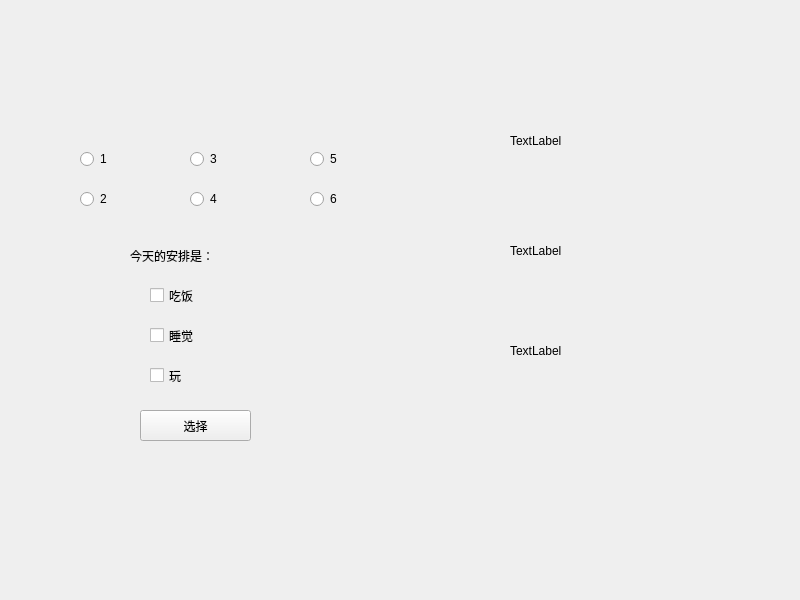
<?xml version="1.0" encoding="UTF-8"?>
<ui version="4.0">
 <class>Widget</class>
 <widget class="QWidget" name="Widget">
  <property name="geometry">
   <rect>
    <x>0</x>
    <y>0</y>
    <width>800</width>
    <height>600</height>
   </rect>
  </property>
  <property name="windowTitle">
   <string>Widget</string>
  </property>
  <widget class="QRadioButton" name="radioButton_1">
   <property name="geometry">
    <rect>
     <x>80</x>
     <y>150</y>
     <width>91</width>
     <height>18</height>
    </rect>
   </property>
   <property name="text">
    <string>1</string>
   </property>
  </widget>
  <widget class="QRadioButton" name="radioButton_2">
   <property name="geometry">
    <rect>
     <x>80</x>
     <y>190</y>
     <width>91</width>
     <height>18</height>
    </rect>
   </property>
   <property name="text">
    <string>2</string>
   </property>
  </widget>
  <widget class="QRadioButton" name="radioButton_3">
   <property name="geometry">
    <rect>
     <x>190</x>
     <y>190</y>
     <width>91</width>
     <height>18</height>
    </rect>
   </property>
   <property name="text">
    <string>4</string>
   </property>
  </widget>
  <widget class="QRadioButton" name="radioButton_4">
   <property name="geometry">
    <rect>
     <x>190</x>
     <y>150</y>
     <width>91</width>
     <height>18</height>
    </rect>
   </property>
   <property name="text">
    <string>3</string>
   </property>
  </widget>
  <widget class="QRadioButton" name="radioButton_5">
   <property name="geometry">
    <rect>
     <x>310</x>
     <y>190</y>
     <width>91</width>
     <height>18</height>
    </rect>
   </property>
   <property name="text">
    <string>6</string>
   </property>
  </widget>
  <widget class="QRadioButton" name="radioButton_6">
   <property name="geometry">
    <rect>
     <x>310</x>
     <y>150</y>
     <width>91</width>
     <height>18</height>
    </rect>
   </property>
   <property name="text">
    <string>5</string>
   </property>
  </widget>
  <widget class="QCheckBox" name="checkBox">
   <property name="geometry">
    <rect>
     <x>150</x>
     <y>280</y>
     <width>101</width>
     <height>31</height>
    </rect>
   </property>
   <property name="text">
    <string>吃饭</string>
   </property>
  </widget>
  <widget class="QCheckBox" name="checkBox_2">
   <property name="geometry">
    <rect>
     <x>150</x>
     <y>320</y>
     <width>101</width>
     <height>31</height>
    </rect>
   </property>
   <property name="text">
    <string>睡觉</string>
   </property>
  </widget>
  <widget class="QCheckBox" name="checkBox_3">
   <property name="geometry">
    <rect>
     <x>150</x>
     <y>360</y>
     <width>101</width>
     <height>31</height>
    </rect>
   </property>
   <property name="text">
    <string>玩</string>
   </property>
  </widget>
  <widget class="QLabel" name="label">
   <property name="geometry">
    <rect>
     <x>130</x>
     <y>240</y>
     <width>161</width>
     <height>31</height>
    </rect>
   </property>
   <property name="text">
    <string>今天的安排是：</string>
   </property>
  </widget>
  <widget class="QPushButton" name="pushButton">
   <property name="geometry">
    <rect>
     <x>140</x>
     <y>410</y>
     <width>111</width>
     <height>31</height>
    </rect>
   </property>
   <property name="text">
    <string>选择</string>
   </property>
  </widget>
  <widget class="QLabel" name="label_2">
   <property name="geometry">
    <rect>
     <x>510</x>
     <y>100</y>
     <width>171</width>
     <height>81</height>
    </rect>
   </property>
   <property name="text">
    <string>TextLabel</string>
   </property>
  </widget>
  <widget class="QLabel" name="label_3">
   <property name="geometry">
    <rect>
     <x>510</x>
     <y>210</y>
     <width>171</width>
     <height>81</height>
    </rect>
   </property>
   <property name="text">
    <string>TextLabel</string>
   </property>
  </widget>
  <widget class="QLabel" name="label_4">
   <property name="geometry">
    <rect>
     <x>510</x>
     <y>310</y>
     <width>171</width>
     <height>81</height>
    </rect>
   </property>
   <property name="text">
    <string>TextLabel</string>
   </property>
  </widget>
 </widget>
 <resources/>
 <connections/>
</ui>
